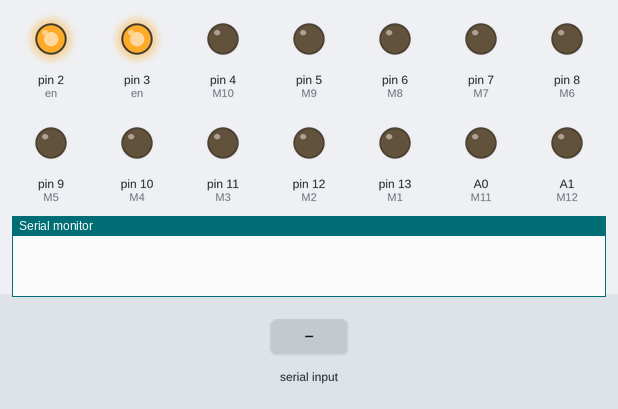
A sketch run on a simulated Arduino Uno, built with avr-gcc and run on an emulated ATmega328P. On the bench: output pins drawn as LEDs (lit = HIGH), the last lines printed to the serial monitor. The test bench sets the inputs (shaded band).

Above: at 1.2 s.
1.3 s: "A" received over Serial
At 2.4 s:
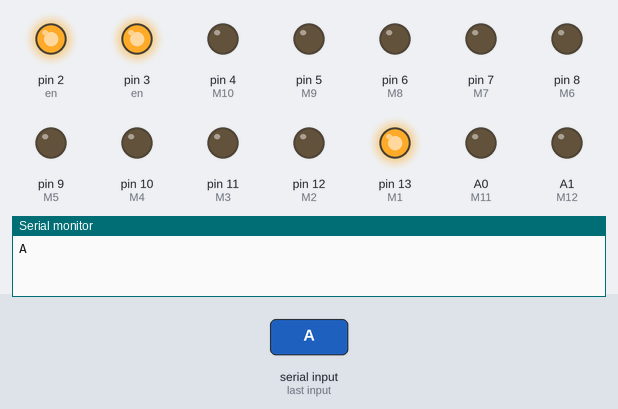
2.9 s: byte 77 ('M') received over Serial
At 3.6 s:
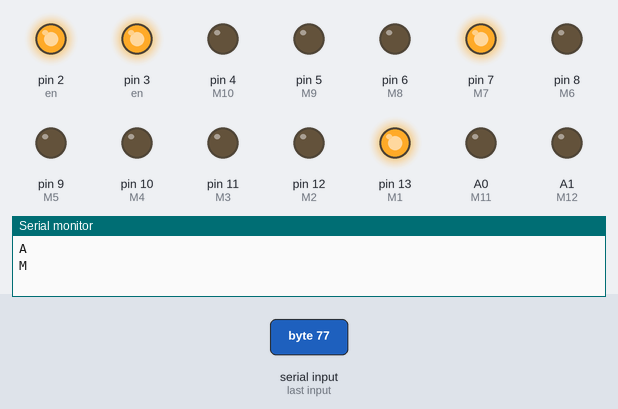
4.4 s: byte 78 ('N') received over Serial
At 4.7 s:
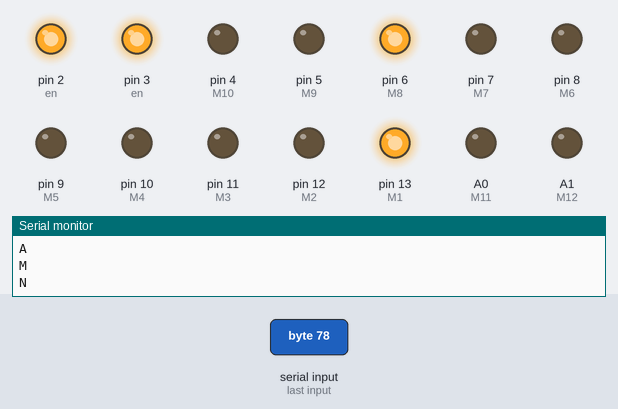
5.9 s: "B" received over Serial
At 7.1 s:
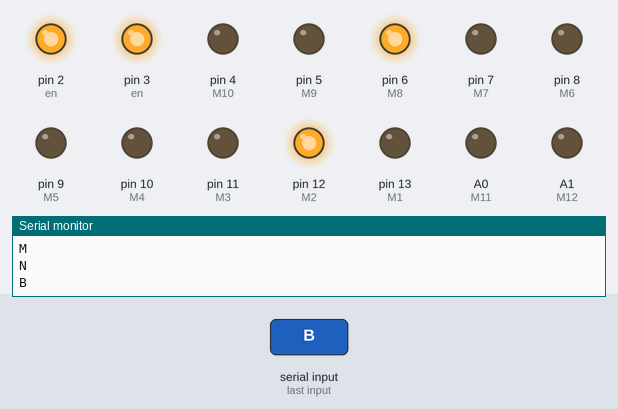
7.4 s: byte 79 ('O') received over Serial
At 8.3 s:
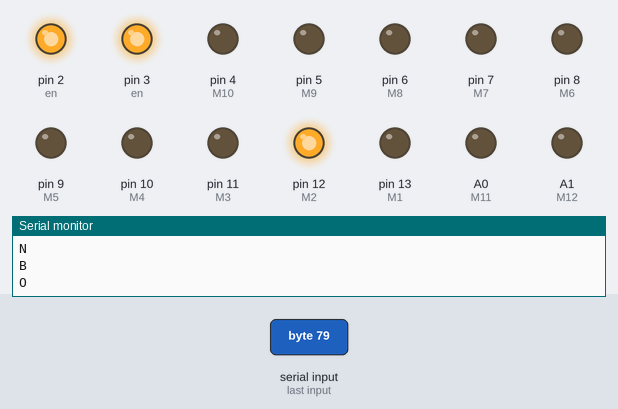
8.9 s: "E" received over Serial
At 9.4 s:
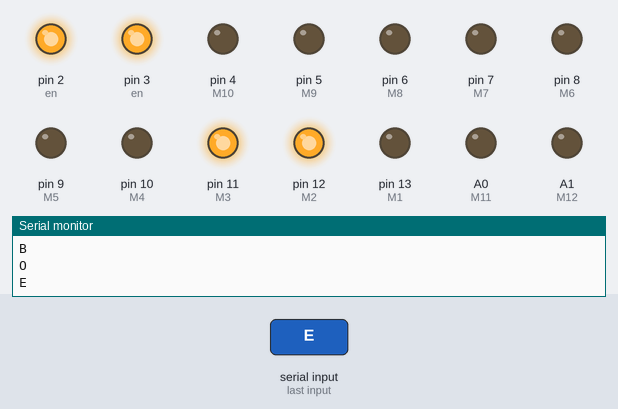
Timing chart, 0 to 11.4 s (numbered marks = the images above; inputs shaded):
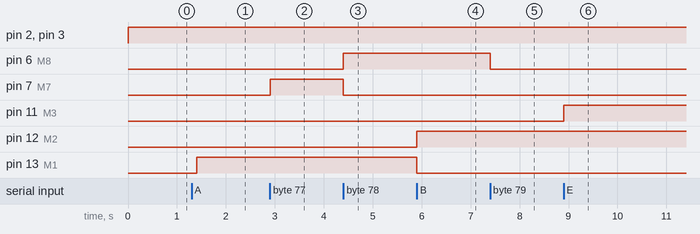

The sketch:

code_for_arduino_blootooth_controlled_rc_car.ino
```cpp
char t;

void setup() {

pinMode(13,OUTPUT);//M1
pinMode(12,OUTPUT);//M2
pinMode(11,OUTPUT);//M3
pinMode(10,OUTPUT);//M4
pinMode(9,OUTPUT);//M5
pinMode(8,OUTPUT);//M6
pinMode(7,OUTPUT);//M7
pinMode(6,OUTPUT);//M8
pinMode(5,OUTPUT);//M9
pinMode(4,OUTPUT);//M10
pinMode(3,OUTPUT);//en
pinMode(2,OUTPUT);//en

pinMode(A0,OUTPUT);//M11
pinMode(A1,OUTPUT);//M12
pinMode(A2,OUTPUT);//M13
pinMode(A3,OUTPUT);//M14
pinMode(A4,OUTPUT);//en
pinMode(A5,OUTPUT);//en

Serial.begin(9600);

}

void loop() {
if(Serial.available()){
  t = Serial.read();
  Serial.println(t);
}
digitalWrite(2,HIGH);
digitalWrite(3,HIGH);
digitalWrite(A4,HIGH);
digitalWrite(A5,HIGH);


if(t == 'A')//M1
{
  digitalWrite(13,HIGH);
  digitalWrite(12,LOW);

}
else if(t == 'B')
{
  digitalWrite(13,LOW);
  digitalWrite(12,HIGH);

}

else if(t == 'C')
{
  digitalWrite(13,LOW);
  digitalWrite(12,LOW);

}
else if(t == 'D')
{
  digitalWrite(13,LOW);
  digitalWrite(12,LOW);
}


else if(t == 'E')//M2
{
  digitalWrite(11,HIGH);
  digitalWrite(10,LOW);

}

else if(t == 'F')
{
  digitalWrite(11,LOW);
  digitalWrite(10,HIGH);

}
else if(t == 'G')
{
  digitalWrite(11,LOW);
  digitalWrite(10,LOW);
}
else if(t == 'H')
{
  digitalWrite(11,LOW);
  digitalWrite(10 ,LOW);
}


else if(t == 'I')//M3
{
  digitalWrite(9,HIGH);
  digitalWrite(8,LOW);

}

else if(t == 'J')
{
  digitalWrite(9,LOW);
  digitalWrite(8,HIGH);

}
else if(t == 'K')
{
  digitalWrite(9,LOW);
  digitalWrite(8,LOW);
}
else if(t == 'L')
{
  digitalWrite(9,LOW);
  digitalWrite(8 ,LOW);
}


else if(t == 'M')//M4
{
  digitalWrite(7,HIGH);
  digitalWrite(6,LOW);

}

else if(t == 'N')
{
  digitalWrite(7,LOW);
  digitalWrite(6,HIGH);

}
else if(t == 'O')
{
  digitalWrite(7,LOW);
  digitalWrite(6,LOW);
}
else if(t == 'P')
{
  digitalWrite(7,LOW);
  digitalWrite(6 ,LOW);
}


else if(t == 'Q')//M5
{
  digitalWrite(5,HIGH);
  digitalWrite(4,LOW);

}

else if(t == 'R')
{
  digitalWrite(5,LOW);
  digitalWrite(4,HIGH);

}
else if(t == 'S')
{
  digitalWrite(5,LOW);
  digitalWrite(4,LOW);
}
else if(t == 'T')
{
  digitalWrite(5,LOW);
  digitalWrite(4 ,LOW);
}

else if(t== 'U')
{
  digitalWrite(A0,HIGH);
  digitalWrite(A1,LOW);
  digitalWrite(A2,HIGH);
  digitalWrite(A3,LOW);
}
else if(t== 'V')
{
  digitalWrite(A0,LOW);
  digitalWrite(A1,LOW);
  digitalWrite(A2,HIGH);
  digitalWrite(A3,LOW);
}
else if(t== 'W')
{
  digitalWrite(A0,HIGH);
  digitalWrite(A1,LOW);
  digitalWrite(A2,LOW );
  digitalWrite(A3,LOW);
}
else if(t== 'X')
{
  digitalWrite(A0,LOW);
  digitalWrite(A1,HIGH);
  digitalWrite(A2,LOW);
  digitalWrite(A3,HIGH);
}

else if(t== 'Y')
{
  digitalWrite(A0,LOW);
  digitalWrite(A1,LOW);
  digitalWrite(A2,LOW);
  digitalWrite(A3,LOW);
}


delay(100);
}
```

Measured:
- after the input at 1.3 s, pin 13 (M1): LOW → HIGH after 0.10 s
- after the input at 2.9 s, pin 7 (M7): LOW → HIGH at once
- after the input at 4.4 s, pin 6 (M8): LOW → HIGH at once; pin 7 (M7): HIGH → LOW at once
- after the input at 5.9 s, pin 12 (M2): LOW → HIGH at once; pin 13 (M1): HIGH → LOW at once
- after the input at 7.4 s, pin 6 (M8): HIGH → LOW at once
- after the input at 8.9 s, pin 11 (M3): LOW → HIGH at once
